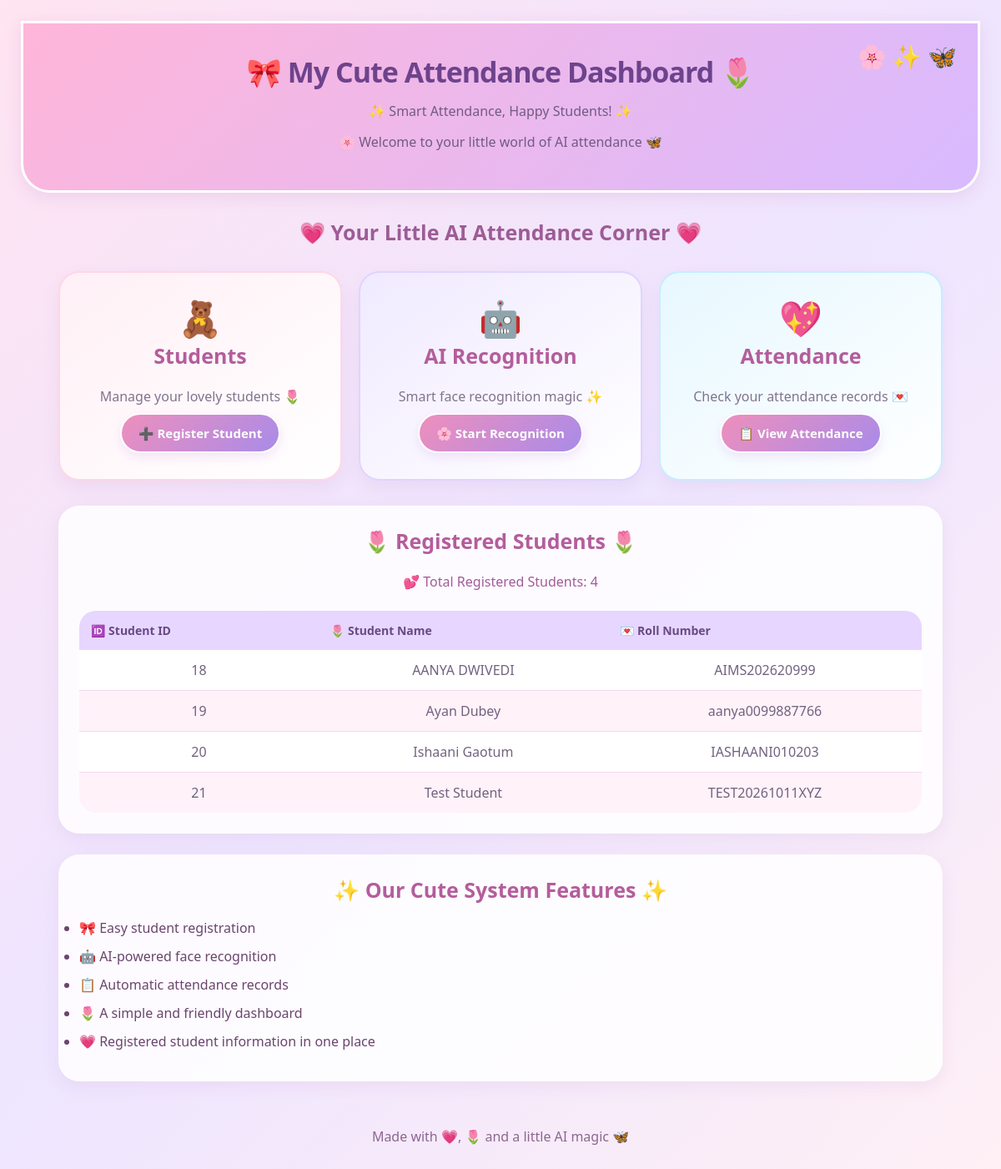
The page / on the database its author committed.
### tables this page shows
CREATE TABLE students (
            id INTEGER PRIMARY KEY AUTOINCREMENT,
            name TEXT NOT NULL,
            roll_no TEXT UNIQUE NOT NULL
        );

### app.py (the view)
@app.route("/")
def home():
    students = get_students()
    return render_template("index.html", students=students)

### database.py (called while the page is built)
def connect_database():
    connection = sqlite3.connect(
        DATABASE,
        timeout=30
    )
    connection.row_factory = sqlite3.Row
    return connection

def get_students():
    with connect_database() as connection:
        return connection.execute(
            "SELECT * FROM students ORDER BY name"
        ).fetchall()

### templates/index.html (shortened to what this page needs)
<!DOCTYPE html>
<html lang="en">
<head>
    <link rel="stylesheet"
          href="{{ url_for('static', filename='style.css') }}">
</head>
<body>
    <div class="header">
        <h1>🎀 My Cute Attendance Dashboard 🌷</h1>
        <p>✨ Smart Attendance, Happy Students! ✨</p>
        <p>🌸 Welcome to your little world of AI attendance 🦋</p>
    </div>
    <main class="container">
        <h2 class="subtitle">
            💗 Your Little AI Attendance Corner 💗
        </h2>
        <div class="cards">
            <div class="card">
                <div class="emoji">🧸</div>
                <h2>Students</h2>
                <p>Manage your lovely students 🌷</p>
                <a class="btn" href="{{ url_for('register') }}">
                    ➕ Register Student
                </a>
            </div>
            <div class="card">
                <div class="emoji">🤖</div>
                <h2>AI Recognition</h2>
                <p>Smart face recognition magic ✨</p>
                <a class="btn" href="{{ url_for('start_attendance_route') }}">
                    🌸 Start Recognition
                </a>
            </div>
            <div class="card">
                <div class="emoji">💖</div>
                <h2>Attendance</h2>
                <p>Check your attendance records 💌</p>
                <a class="btn" href="{{ url_for('attendance') }}">
                    📋 View Attendance
                </a>
            </div>
        </div>
        <section class="student-section">
            <h2>🌷 Registered Students 🌷</h2>
            {% if students %}
            <p class="student-count">
                💕 Total Registered Students: {{ students|length }}
            </p>
            <div class="table-wrapper">
                <table class="student-table">
                    <thead>
                        <tr>
                            <th>🆔 Student ID</th>
                            <th>🌷 Student Name</th>
                            <th>💌 Roll Number</th>
                        </tr>
                    </thead>
                    <tbody>
                        {% for student in students %}
                        <tr>
                            <td>{{ student[0] }}</td>
                            <td>{{ student[1] }}</td>
                            <td>{{ student[2] }}</td>
                        </tr>
                        {% endfor %}
                    </tbody>
                </table>
            </div>
            {% else %}
            <p class="empty-message">
                🧸 No students registered yet. Register your first student! 🌷
            </p>
            {% endif %}
        </section>
        <section class="features">
            <h2>✨ Our Cute System Features ✨</h2>
            <ul>
                <li>🎀 Easy student registration</li>
                <li>🤖 AI-powered face recognition</li>
                <li>📋 Automatic attendance records</li>
                <li>🌷 A simple and friendly dashboard</li>
                <li>💗 Registered student information in one place</li>
            </ul>
        </section>
    </main>
    <footer>
        Made with 💗, 🌷 and a little AI magic 🦋
    </footer>
</body>
</html>

### static/style.css (style rules this page uses)
:root { --pink: #ff8fb1; --light-pink: #ffe4ef; --purple: #a78bfa; --light-purple: #f0eaff; --blue: #7dd3fc; --light-blue: #e0f5ff; --green: #86efac; --light-green: #dcfce7; --yellow: #fde68a; --dark: #554568; --white: #ffffff; }
* { margin: 0; padding: 0; box-sizing: border-box; }
body { font-family: 'Nunito', sans-serif; color: var(--dark); min-height: 100vh; padding: 25px; background: radial-gradient(circle at 10% 10%, #ffe0ed 0, transparent 25%), radial-gradient(circle at 90% 15%, #e2d8ff 0, transparent 25%), radial-gradient(circle at 80% 90%, #d9f4ff 0, transparent 25%), linear-gradient(135deg, #fff8fc, #f7f4ff, #f0fbff); background-attachment: fixed; }
.container { width: 100%; max-width: 1150px; margin: auto; }
h1 { font-size: clamp(28px, 4vw, 42px); font-weight: 900; color: #8b5cf6; margin-bottom: 12px; letter-spacing: -1px; }
h2 { color: #9d5c96; font-size: 25px; font-weight: 900; margin-bottom: 18px; }
p { color: #82738f; line-height: 1.8; }
.header { position: relative; overflow: hidden; padding: 38px; border-radius: 30px; margin-bottom: 28px; background: linear-gradient( 135deg, #ffb7d5, #d9c5ff, #b8e9ff ); border: 3px solid white; box-shadow: 0 12px 30px rgba(194, 153, 225, 0.2); }
.header::after { content: "🌸 ✨ 🦋"; position: absolute; right: 25px; top: 20px; font-size: 28px; animation: float 3s ease-in-out infinite; }
.header h1 { color: #6d438c; }
.header p { color: #725b83; font-size: 16px; }
.cards { display: grid; grid-template-columns: repeat(auto-fit, minmax(210px, 1fr)); gap: 20px; margin: 25px 0; }
.card { position: relative; overflow: hidden; background: white; padding: 25px; border-radius: 25px; border: 2px solid white; box-shadow: 0 8px 22px rgba(183, 156, 213, 0.15); transition: transform 0.25s ease, box-shadow 0.25s ease; }
.card:nth-child(4n + 1) { background: linear-gradient(145deg, #fff0f6, #ffffff); border-color: #ffd7e7; }
.card:nth-child(4n + 2) { background: linear-gradient(145deg, #f0eaff, #ffffff); border-color: #e0d4ff; }
.card:nth-child(4n + 3) { background: linear-gradient(145deg, #e7f8ff, #ffffff); border-color: #c7edff; }
.btn, button { display: inline-block; padding: 13px 22px; margin: 5px 5px 5px 0; border: 2px solid white; border-radius: 18px; background: linear-gradient(135deg, #ff9fc5, #d0a9ff); color: white; font-family: inherit; font-size: 15px; font-weight: 900; text-decoration: none; text-align: center; cursor: pointer; box-shadow: 0 5px 12px rgba(198, 143, 218, 0.2); transition: all 0.25s ease; }
.table-wrapper { width: 100%; overflow-x: auto; border-radius: 20px; }
table { width: 100%; border-collapse: separate; border-spacing: 0; overflow: hidden; background: white; border-radius: 20px; }
thead th { padding: 17px; text-align: left; color: #8554a8; background: linear-gradient(135deg, #ffe7f1, #eee6ff); font-size: 14px; font-weight: 900; }
tbody td { padding: 15px 17px; color: #72627f; border-bottom: 1px solid #f3eafa; }
tbody tr { transition: background 0.2s ease; }
tbody tr:nth-child(even) { background: #fdfaff; }
tbody tr:last-child td { border-bottom: none; }

### rows shown on the page
students: id "18", name "AANYA DWIVEDI", roll_no "AIMS202620999"
students: id "19", name "Ayan Dubey", roll_no "aanya0099887766"
students: id "20", name "Ishaani Gaotum", roll_no "IASHAANI010203"
students: id "21", name "Test Student", roll_no "TEST20261011XYZ"

### other values the page prints
{{ students|length }} "4"
